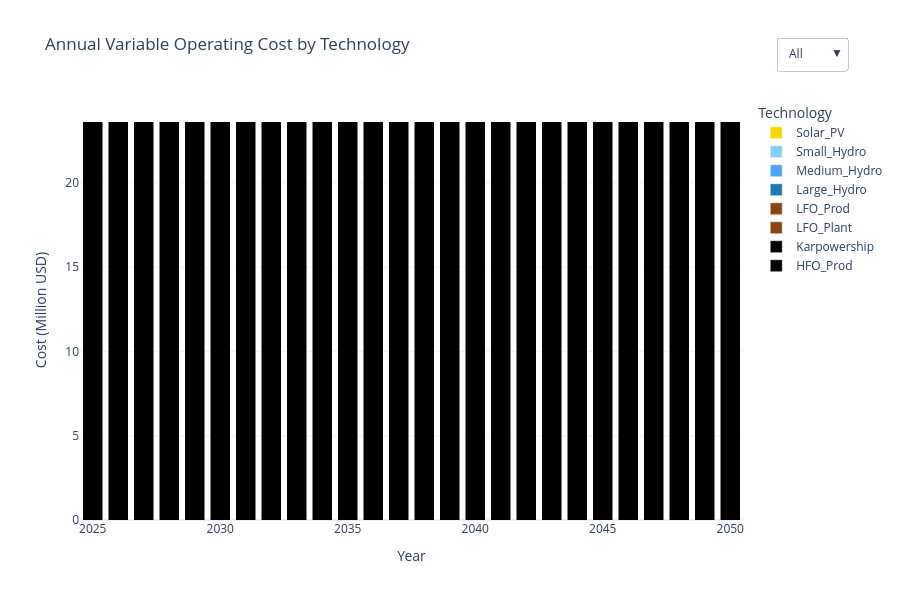

Notebook code for this chart:
### Markdown cell above
### Annual Variable Costs by Technology

### Code cell
import pandas as pd
import plotly.graph_objects as go

# === Load tech color scheme ===
with open("tech_colors.json") as f:
    tech_colors = json.load(f)

# === Load and prepare variable cost data ===
df_var = pd.read_csv(res_dir / "AnnualVariableOperatingCost.csv")
df_var.rename(columns={
    "y": "YEAR",
    "t": "TECHNOLOGY",
    "AnnualVariableOperatingCost": "VALUE"
}, inplace=True)

# Pivot data for bar plot
df_pivot = df_var.pivot_table(index="YEAR", columns="TECHNOLOGY", values="VALUE", aggfunc="sum")
years = df_pivot.index.tolist()

# === Create interactive figure ===
fig = go.Figure()

for tech in df_pivot.columns:
    fig.add_trace(go.Bar(
        x=years,
        y=df_pivot[tech].fillna(0),
        name=tech,
        marker=dict(color=tech_colors.get(tech, "#D3D3D3")),  # fallback to light gray
        hovertemplate=f"{tech}<br>Year: %{{x}}<br>Variable Cost: %{{y:.2f}} Million USD"
    ))

# === Layout settings ===
fig.update_layout(
    title="Annual Variable Operating Cost by Technology",
    xaxis_title="Year",
    yaxis_title="Cost (Million USD)",
    barmode='stack',
    template="plotly_white",
    height=600,
    legend_title="Technology",
    hovermode="x unified",
    updatemenus=[
        {
            "buttons": [
                {"label": "All", "method": "update", "args": [{"visible": [True] * len(df_pivot.columns)}]},
                {"label": "None", "method": "update", "args": [{"visible": [False] * len(df_pivot.columns)}]},
            ],
            "direction": "down",
            "x": 1.05,
            "xanchor": "left",
            "y": 1.15,
            "yanchor": "top"
        }
    ]
)

# === Show figure with fallback ===
try:
    fig.show()
except ValueError:
    print("🔁 Fallback to browser due to rendering issue.")
    fig.show(renderer="browser")

### Figure 1 — Plotly figure (JSON) as saved in the notebook; plotly's stock layout.template omitted (floating-point values rounded to 4 significant figures)
{"data": [{"hovertemplate": "HFO_Prod<br>Year: %{x}<br>Variable Cost: %{y:.2f} Million USD", "marker": {"color": "#000000"}, "name": "HFO_Prod", "type": "bar", "x": [2025, 2026, 2027, 2028, 2029, 2030, 2031, 2032, 2033, 2034, 2035, 2036, 2037, 2038, 2039, 2040, 2041, 2042, 2043, 2044, 2045, 2046, 2047, 2048, 2049, 2050], "y": [23.66, 23.66, 23.66, 23.66, 23.66, 23.66, 23.66, 23.66, 23.66, 23.66, 23.66, 23.66, 23.66, 23.66, 23.66, 23.66, 23.66, 23.66, 23.66, 23.66, 23.66, 23.66, 23.66, 23.66, 23.66, 23.66]}, {"hovertemplate": "Karpowership<br>Year: %{x}<br>Variable Cost: %{y:.2f} Million USD", "marker": {"color": "#000000"}, "name": "Karpowership", "type": "bar", "x": [2025, 2026, 2027, 2028, 2029, 2030, 2031, 2032, 2033, 2034, 2035, 2036, 2037, 2038, 2039, 2040, 2041, 2042, 2043, 2044, 2045, 2046, 2047, 2048, 2049, 2050], "y": [0.0, 0.0, 0.0, 0.0, 0.0, 0.0, 0.0, 0.0, 0.0, 0.0, 0.0, 0.0, 0.0, 0.0, 0.0, 0.0, 0.0, 0.0, 0.0, 0.0, 0.0, 0.0, 0.0, 0.0, 0.0, 0.0]}, {"hovertemplate": "LFO_Plant<br>Year: %{x}<br>Variable Cost: %{y:.2f} Million USD", "marker": {"color": "#8B4513"}, "name": "LFO_Plant", "type": "bar", "x": [2025, 2026, 2027, 2028, 2029, 2030, 2031, 2032, 2033, 2034, 2035, 2036, 2037, 2038, 2039, 2040, 2041, 2042, 2043, 2044, 2045, 2046, 2047, 2048, 2049, 2050], "y": [0.0, 0.0, 0.0, 0.0, 0.0, 0.0, 0.0, 0.0, 0.0, 0.0, 0.0, 0.0, 0.0, 0.0, 0.0, 0.0, 0.0, 0.0, 0.0, 0.0, 0.0, 0.0, 0.0, 0.0, 0.0, 0.0]}, {"hovertemplate": "LFO_Prod<br>Year: %{x}<br>Variable Cost: %{y:.2f} Million USD", "marker": {"color": "#8B4513"}, "name": "LFO_Prod", "type": "bar", "x": [2025, 2026, 2027, 2028, 2029, 2030, 2031, 2032, 2033, 2034, 2035, 2036, 2037, 2038, 2039, 2040, 2041, 2042, 2043, 2044, 2045, 2046, 2047, 2048, 2049, 2050], "y": [0.0, 0.0, 0.0, 0.0, 0.0, 0.0, 0.0, 0.0, 0.0, 0.0, 0.0, 0.0, 0.0, 0.0, 0.0, 0.0, 0.0, 0.0, 0.0, 0.0, 0.0, 0.0, 0.0, 0.0, 0.0, 0.0]}, {"hovertemplate": "Large_Hydro<br>Year: %{x}<br>Variable Cost: %{y:.2f} Million USD", "marker": {"color": "#1f77b4"}, "name": "Large_Hydro", "type": "bar", "x": [2025, 2026, 2027, 2028, 2029, 2030, 2031, 2032, 2033, 2034, 2035, 2036, 2037, 2038, 2039, 2040, 2041, 2042, 2043, 2044, 2045, 2046, 2047, 2048, 2049, 2050], "y": [0.0, 0.0, 0.0, 0.0, 0.0, 0.0, 0.0, 0.0, 0.0, 0.0, 0.0, 0.0, 0.0, 0.0, 0.0, 0.0, 0.0, 0.0, 0.0, 0.0, 0.0, 0.0, 0.0, 0.0, 0.0, 0.0]}, {"hovertemplate": "Medium_Hydro<br>Year: %{x}<br>Variable Cost: %{y:.2f} Million USD", "marker": {"color": "#4da6ff"}, "name": "Medium_Hydro", "type": "bar", "x": [2025, 2026, 2027, 2028, 2029, 2030, 2031, 2032, 2033, 2034, 2035, 2036, 2037, 2038, 2039, 2040, 2041, 2042, 2043, 2044, 2045, 2046, 2047, 2048, 2049, 2050], "y": [0.0, 0.0, 0.0, 0.0, 0.0, 0.0, 0.0, 0.0, 0.0, 0.0, 0.0, 0.0, 0.0, 0.0, 0.0, 0.0, 0.0, 0.0, 0.0, 0.0, 0.0, 0.0, 0.0, 0.0, 0.0, 0.0]}, {"hovertemplate": "Small_Hydro<br>Year: %{x}<br>Variable Cost: %{y:.2f} Million USD", "marker": {"color": "#87CEFA"}, "name": "Small_Hydro", "type": "bar", "x": [2025, 2026, 2027, 2028, 2029, 2030, 2031, 2032, 2033, 2034, 2035, 2036, 2037, 2038, 2039, 2040, 2041, 2042, 2043, 2044, 2045, 2046, 2047, 2048, 2049, 2050], "y": [0.0, 0.0, 0.0, 0.0, 0.0, 0.0, 0.0, 0.0, 0.0, 0.0, 0.0, 0.0, 0.0, 0.0, 0.0, 0.0, 0.0, 0.0, 0.0, 0.0, 0.0, 0.0, 0.0, 0.0, 0.0, 0.0]}, {"hovertemplate": "Solar_PV<br>Year: %{x}<br>Variable Cost: %{y:.2f} Million USD", "marker": {"color": "#FFD700"}, "name": "Solar_PV", "type": "bar", "x": [2025, 2026, 2027, 2028, 2029, 2030, 2031, 2032, 2033, 2034, 2035, 2036, 2037, 2038, 2039, 2040, 2041, 2042, 2043, 2044, 2045, 2046, 2047, 2048, 2049, 2050], "y": [0.0, 0.0, 0.0, 0.0, 0.0, 0.0, 0.0, 0.0, 0.0, 0.0, 0.0, 0.0, 0.0, 0.0, 0.0, 0.0, 0.0, 0.0, 0.0, 0.0, 0.0, 0.0, 0.0, 0.0, 0.0, 0.0]}], "layout": {"barmode": "stack", "height": 600, "hovermode": "x unified", "legend": {"title": {"text": "Technology"}}, "title": {"text": "Annual Variable Operating Cost by Technology"}, "updatemenus": [{"buttons": [{"args": [{"visible": [true, true, true, true, true, true, true, true]}], "label": "All", "method": "update"}, {"args": [{"visible": [false, false, false, false, false, false, false, false]}], "label": "None", "method": "update"}], "direction": "down", "x": 1.05, "xanchor": "left", "y": 1.15, "yanchor": "top"}], "xaxis": {"title": {"text": "Year"}}, "yaxis": {"title": {"text": "Cost (Million USD)"}}}}
